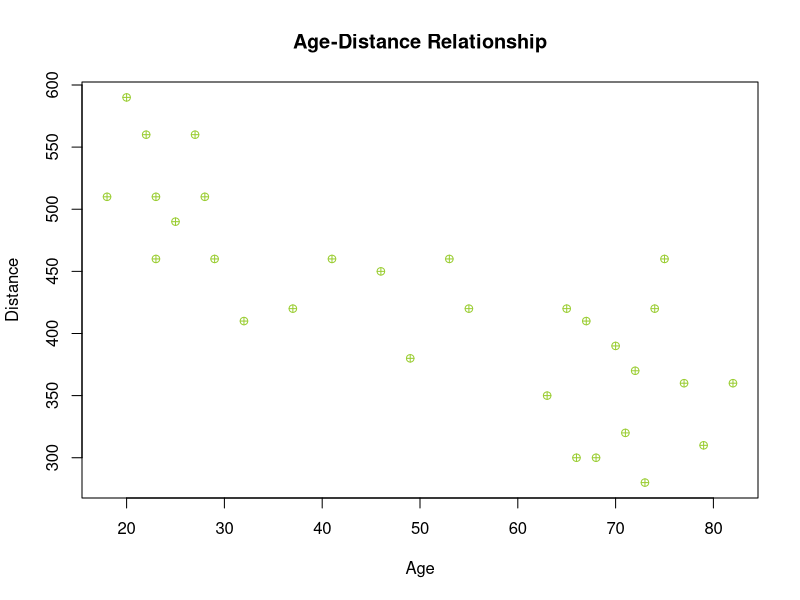

This chart was generated by the following R code: (Note: this script raises an error after producing the figure.)
install.packages("ggplot2")
library(ggplot2)
data <- read.table(file = "age_distance.txt" , header = T)
Age <- data[,1]
Distance <- data[,2]
# a. Please draw stem-leaf plots for “Age” and “Distance” respectively. Comments on the two plots
stem(Age)
stem(Distance)
# b. Please draw a scatterplot of “Age” (X 軸) and “Distance” (Y 軸). Comments on the plot. Are there any outliers or influential observations? 
plot(Age,Distance,type="p",col="yellowgreen",main="Age-Distance Relationship",xlab="Age",ylab="Distance",pch=10)
cor(Distance,Age)
abline(coef(Reg),col = "red")
# c. For each variable, compute the mean and standard deviation. Then compute the Pearson correlation coefficient. 
mean(Age)
mean(Distance)
sd(Age)
sd(Distance)
cor(Age,Distance,method="pearson")
# d. 

# e. Draw the residual plot and comment on the plot. 
Reg <- lm(Distance~Age)  #Create a linear model
resid(Reg) #List of residuals
residPlot <- ggplot(aes(x = .fitted, y = .resid),data = Reg) + geom_point() + geom_hline(yintercept = 0) + labs (x = "fitted value", y = "Residual") #A density plot
residPlot
# f. Draw the normal probability plot. Commet on the plot. 
qqnorm(resid(Reg)) # A quantile normal plot - good for checking normality
qqline(resid(Reg))

# g. what is the value of ? What does this value mean?    
summary(Reg)
(summary(Reg)$sigma)**2







